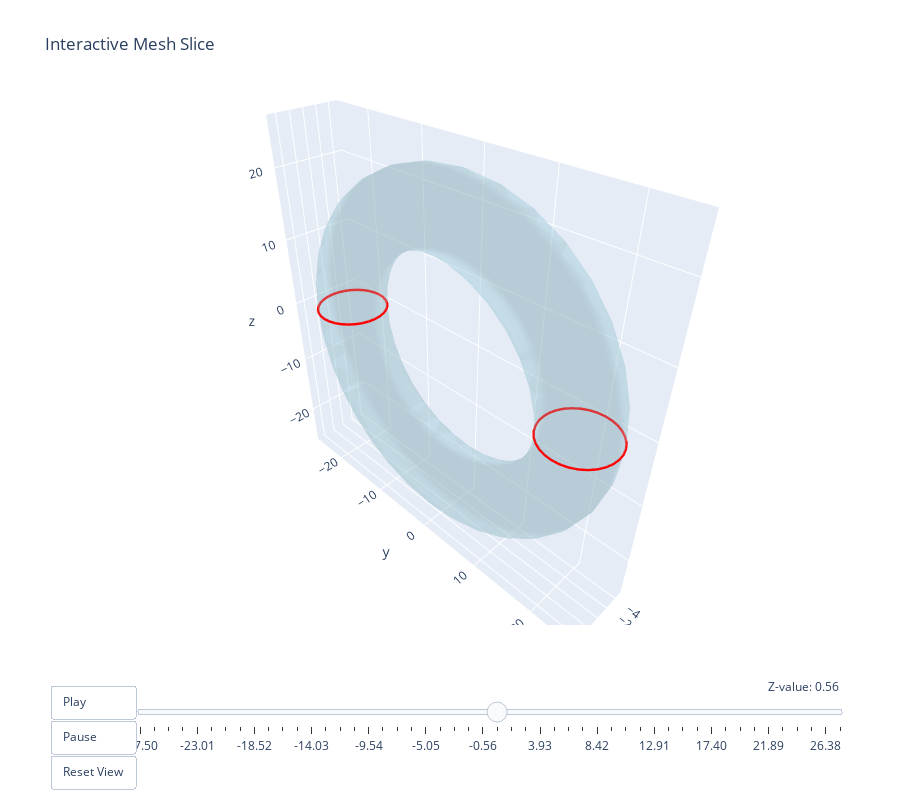

The notebook cell this image was saved under:
### Markdown cell above
## Interactive Cross-Sections

### Code cell
torus.visualize_mesh_slice_interactive()

### Figure 1 — Plotly figure (JSON) as saved in the notebook; plotly's stock layout.template omitted (floating-point values rounded to 4 significant figures; data arrays with more than 128 entries replaced by an {"elided": "..."} marker saying what was removed)
{"data": [{"color": "lightblue", "i": {"elided": "2048 int values"}, "j": {"elided": "2048 int values"}, "k": {"elided": "2048 int values"}, "name": "Mesh", "opacity": 0.3, "type": "mesh3d", "x": {"elided": "1024 float values"}, "y": {"elided": "1024 float values"}, "z": {"elided": "1024 float values"}}, {"line": {"color": "red", "width": 5}, "mode": "lines", "name": "Slice at z=0.00", "type": "scatter3d", "x": [-1.531e-15, 0.9755, 1.913, 2.778, 3.536, 4.157, 4.619, 4.904, 5.0, 4.904, 4.619, 4.157, 3.536, 2.778, 1.913, 0.9755, -3.062e-16, -0.9755, -1.913, -2.778, -3.536, -4.157, -4.619, -4.904, -5.0, -4.904, -4.619, -4.157, -3.536, -2.778, -1.913, -0.9755, -1.531e-15, null, 1.531e-15, 0.9755, 1.913, 2.778, 3.536, 4.157, 4.619, 4.904, 5.0, 4.904, 4.619, 4.157, 3.536, 2.778, 1.913, 0.9755, 1.531e-15, -0.9755, -1.913, -2.778, -3.536, -4.157, -4.619, -4.904, -5.0, -4.904, -4.619, -4.157, -3.536, -2.778, -1.913, -0.9755, 1.531e-15, null], "y": [-25.0, -24.9, -24.62, -24.16, -23.54, -22.78, -21.91, -20.98, -20.0, -19.02, -18.09, -17.22, -16.46, -15.84, -15.38, -15.1, -15.0, -15.1, -15.38, -15.84, -16.46, -17.22, -18.09, -19.02, -20.0, -20.98, -21.91, -22.78, -23.54, -24.16, -24.62, -24.9, -25.0, null, 15.0, 15.1, 15.38, 15.84, 16.46, 17.22, 18.09, 19.02, 20.0, 20.98, 21.91, 22.78, 23.54, 24.16, 24.62, 24.9, 25.0, 24.9, 24.62, 24.16, 23.54, 22.78, 21.91, 20.98, 20.0, 19.02, 18.09, 17.22, 16.46, 15.84, 15.38, 15.1, 15.0, null], "z": [4.646e-15, 4.628e-15, 4.576e-15, 4.491e-15, 4.377e-15, 4.238e-15, 4.079e-15, 3.907e-15, 3.727e-15, 3.548e-15, 3.376e-15, 3.217e-15, 3.078e-15, 2.964e-15, 2.879e-15, 2.827e-15, 2.809e-15, 2.827e-15, 2.879e-15, 2.964e-15, 3.078e-15, 3.217e-15, 3.376e-15, 3.548e-15, 3.727e-15, 3.907e-15, 4.079e-15, 4.238e-15, 4.377e-15, 4.491e-15, 4.576e-15, 4.628e-15, 4.646e-15, null, -8.65e-16, -8.709e-16, -8.883e-16, -9.166e-16, -9.547e-16, -1.001e-15, -1.054e-15, -1.111e-15, -1.171e-15, -1.231e-15, -1.288e-15, -1.341e-15, -1.388e-15, -1.426e-15, -1.454e-15, -1.471e-15, -1.477e-15, -1.471e-15, -1.454e-15, -1.426e-15, -1.388e-15, -1.341e-15, -1.288e-15, -1.231e-15, -1.171e-15, -1.111e-15, -1.054e-15, -1.001e-15, -9.547e-16, -9.166e-16, -8.883e-16, -8.709e-16, -8.65e-16, null]}], "layout": {"height": 800, "margin": {"b": 100, "l": 50, "r": 50, "t": 100}, "scene": {"aspectmode": "data", "camera": {"eye": {"x": 1.5, "y": 1.5, "z": 1.5}}}, "sliders": [{"active": 25, "currentvalue": {"prefix": "Z-value: ", "visible": true, "xanchor": "right"}, "len": 0.9, "pad": {"b": 10, "t": 50}, "steps": [{"args": [["frame_0"], {"frame": {"duration": 0, "redraw": true}, "mode": "immediate"}], "label": "-27.50", "method": "animate"}, {"args": [["frame_1"], {"frame": {"duration": 0, "redraw": true}, "mode": "immediate"}], "label": "-26.38", "method": "animate"}, {"args": [["frame_2"], {"frame": {"duration": 0, "redraw": true}, "mode": "immediate"}], "label": "-25.26", "method": "animate"}, {"args": [["frame_3"], {"frame": {"duration": 0, "redraw": true}, "mode": "immediate"}], "label": "-24.13", "method": "animate"}, {"args": [["frame_4"], {"frame": {"duration": 0, "redraw": true}, "mode": "immediate"}], "label": "-23.01", "method": "animate"}, {"args": [["frame_5"], {"frame": {"duration": 0, "redraw": true}, "mode": "immediate"}], "label": "-21.89", "method": "animate"}, {"args": [["frame_6"], {"frame": {"duration": 0, "redraw": true}, "mode": "immediate"}], "label": "-20.77", "method": "animate"}, {"args": [["frame_7"], {"frame": {"duration": 0, "redraw": true}, "mode": "immediate"}], "label": "-19.64", "method": "animate"}, {"args": [["frame_8"], {"frame": {"duration": 0, "redraw": true}, "mode": "immediate"}], "label": "-18.52", "method": "animate"}, {"args": [["frame_9"], {"frame": {"duration": 0, "redraw": true}, "mode": "immediate"}], "label": "-17.40", "method": "animate"}, {"args": [["frame_10"], {"frame": {"duration": 0, "redraw": true}, "mode": "immediate"}], "label": "-16.28", "method": "animate"}, {"args": [["frame_11"], {"frame": {"duration": 0, "redraw": true}, "mode": "immediate"}], "label": "-15.15", "method": "animate"}, {"args": [["frame_12"], {"frame": {"duration": 0, "redraw": true}, "mode": "immediate"}], "label": "-14.03", "method": "animate"}, {"args": [["frame_13"], {"frame": {"duration": 0, "redraw": true}, "mode": "immediate"}], "label": "-12.91", "method": "animate"}, {"args": [["frame_14"], {"frame": {"duration": 0, "redraw": true}, "mode": "immediate"}], "label": "-11.79", "method": "animate"}, {"args": [["frame_15"], {"frame": {"duration": 0, "redraw": true}, "mode": "immediate"}], "label": "-10.66", "method": "animate"}, {"args": [["frame_16"], {"frame": {"duration": 0, "redraw": true}, "mode": "immediate"}], "label": "-9.54", "method": "animate"}, {"args": [["frame_17"], {"frame": {"duration": 0, "redraw": true}, "mode": "immediate"}], "label": "-8.42", "method": "animate"}, {"args": [["frame_18"], {"frame": {"duration": 0, "redraw": true}, "mode": "immediate"}], "label": "-7.30", "method": "animate"}, {"args": [["frame_19"], {"frame": {"duration": 0, "redraw": true}, "mode": "immediate"}], "label": "-6.17", "method": "animate"}, {"args": [["frame_20"], {"frame": {"duration": 0, "redraw": true}, "mode": "immediate"}], "label": "-5.05", "method": "animate"}, {"args": [["frame_21"], {"frame": {"duration": 0, "redraw": true}, "mode": "immediate"}], "label": "-3.93", "method": "animate"}, {"args": [["frame_22"], {"frame": {"duration": 0, "redraw": true}, "mode": "immediate"}], "label": "-2.81", "method": "animate"}, {"args": [["frame_23"], {"frame": {"duration": 0, "redraw": true}, "mode": "immediate"}], "label": "-1.68", "method": "animate"}, {"args": [["frame_24"], {"frame": {"duration": 0, "redraw": true}, "mode": "immediate"}], "label": "-0.56", "method": "animate"}, {"args": [["frame_25"], {"frame": {"duration": 0, "redraw": true}, "mode": "immediate"}], "label": "0.56", "method": "animate"}, {"args": [["frame_26"], {"frame": {"duration": 0, "redraw": true}, "mode": "immediate"}], "label": "1.68", "method": "animate"}, {"args": [["frame_27"], {"frame": {"duration": 0, "redraw": true}, "mode": "immediate"}], "label": "2.81", "method": "animate"}, {"args": [["frame_28"], {"frame": {"duration": 0, "redraw": true}, "mode": "immediate"}], "label": "3.93", "method": "animate"}, {"args": [["frame_29"], {"frame": {"duration": 0, "redraw": true}, "mode": "immediate"}], "label": "5.05", "method": "animate"}, {"args": [["frame_30"], {"frame": {"duration": 0, "redraw": true}, "mode": "immediate"}], "label": "6.17", "method": "animate"}, {"args": [["frame_31"], {"frame": {"duration": 0, "redraw": true}, "mode": "immediate"}], "label": "7.30", "method": "animate"}, {"args": [["frame_32"], {"frame": {"duration": 0, "redraw": true}, "mode": "immediate"}], "label": "8.42", "method": "animate"}, {"args": [["frame_33"], {"frame": {"duration": 0, "redraw": true}, "mode": "immediate"}], "label": "9.54", "method": "animate"}, {"args": [["frame_34"], {"frame": {"duration": 0, "redraw": true}, "mode": "immediate"}], "label": "10.66", "method": "animate"}, {"args": [["frame_35"], {"frame": {"duration": 0, "redraw": true}, "mode": "immediate"}], "label": "11.79", "method": "animate"}, {"args": [["frame_36"], {"frame": {"duration": 0, "redraw": true}, "mode": "immediate"}], "label": "12.91", "method": "animate"}, {"args": [["frame_37"], {"frame": {"duration": 0, "redraw": true}, "mode": "immediate"}], "label": "14.03", "method": "animate"}, {"args": [["frame_38"], {"frame": {"duration": 0, "redraw": true}, "mode": "immediate"}], "label": "15.15", "method": "animate"}, {"args": [["frame_39"], {"frame": {"duration": 0, "redraw": true}, "mode": "immediate"}], "label": "16.28", "method": "animate"}, {"args": [["frame_40"], {"frame": {"duration": 0, "redraw": true}, "mode": "immediate"}], "label": "17.40", "method": "animate"}, {"args": [["frame_41"], {"frame": {"duration": 0, "redraw": true}, "mode": "immediate"}], "label": "18.52", "method": "animate"}, {"args": [["frame_42"], {"frame": {"duration": 0, "redraw": true}, "mode": "immediate"}], "label": "19.64", "method": "animate"}, {"args": [["frame_43"], {"frame": {"duration": 0, "redraw": true}, "mode": "immediate"}], "label": "20.77", "method": "animate"}, {"args": [["frame_44"], {"frame": {"duration": 0, "redraw": true}, "mode": "immediate"}], "label": "21.89", "method": "animate"}, {"args": [["frame_45"], {"frame": {"duration": 0, "redraw": true}, "mode": "immediate"}], "label": "23.01", "method": "animate"}, {"args": [["frame_46"], {"frame": {"duration": 0, "redraw": true}, "mode": "immediate"}], "label": "24.13", "method": "animate"}, {"args": [["frame_47"], {"frame": {"duration": 0, "redraw": true}, "mode": "immediate"}], "label": "25.26", "method": "animate"}, {"args": [["frame_48"], {"frame": {"duration": 0, "redraw": true}, "mode": "immediate"}], "label": "26.38", "method": "animate"}, {"args": [["frame_49"], {"frame": {"duration": 0, "redraw": true}, "mode": "immediate"}], "label": "27.50", "method": "animate"}], "x": 0.1, "y": 0}], "title": {"text": "Interactive Mesh Slice"}, "updatemenus": [{"buttons": [{"args": [null, {"frame": {"duration": 200, "redraw": true}, "fromcurrent": true}], "label": "Play", "method": "animate"}, {"args": [[null], {"frame": {"duration": 0, "redraw": false}, "mode": "immediate"}], "label": "Pause", "method": "animate"}, {"args": [{"scene.camera.eye": {"x": 1.5, "y": 1.5, "z": 1.5}}], "label": "Reset View", "method": "relayout"}], "pad": {"r": 10, "t": 60}, "showactive": false, "type": "buttons", "x": 0, "xanchor": "left", "y": 0, "yanchor": "top"}]}}
